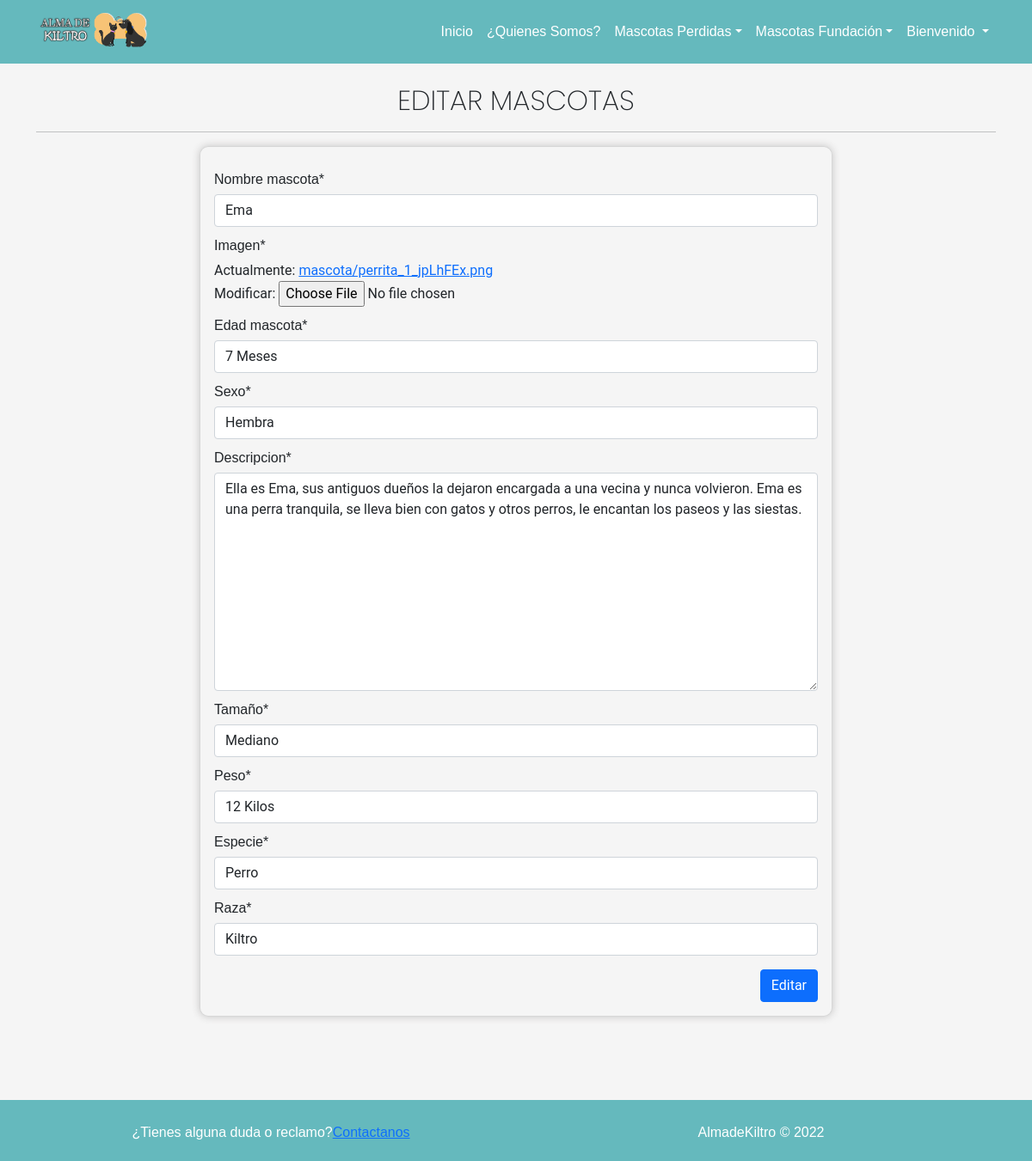
Screenshot of /modificar-mascota/18/ (signed in) with the database file from the repository.
### app/models.py (models this page shows, shortened)
class Mascota(models.Model):
    nombre_mascota = models.CharField(max_length=250)
    imagen = models.ImageField(upload_to="mascota", null=True)
    edad_mascota = models.CharField(max_length=250)
    sexo = models.IntegerField(choices=opciones_sexo)
    descripcion = models.TextField()
    tamaño = models.IntegerField(choices=opciones_tamaño)
    peso = models.CharField(max_length=250)
    especie = models.ForeignKey(Especie, on_delete=models.PROTECT)
    raza = models.ForeignKey(Raza, on_delete=models.PROTECT)

### app/views.py (the view, shortened to what this page needs)
# urls.py: path('modificar-mascota/<id>/', modificar_mascota, name="modificar_mascota"),
@permission_required('app.change_mascota')
def modificar_mascota(request, id):
    mascota = get_object_or_404(Mascota, id=id)
    data = {
        'form': MascotaForm(instance=mascota)
    }
    return render(request, 'app/mascota/modificar.html', data)

### app/forms.py
class MascotaForm(forms.ModelForm):
    class Meta:
        model = Mascota
        fields = '__all__'

### app/models.py (called while the page is built)
    def __str__(self):
        return self.nombre_raza

    def __str__(self):
        return self.nombre_especie

### app/templates/app/mascota/modificar.html (shortened to what this page needs)
{% extends 'app/base.html' %}
{% load static %}
{% block css %}
<link rel="stylesheet" href="{% static 'app/css/login.css' %}">
{% endblock %}
{% block contenido %} {% load crispy_forms_tags %}
<h2 class="text-center letraInicio">EDITAR MASCOTAS</h2>
<hr>
<div class="row">
    <div class="col-12 col-md-8 offset-md-2">
        <div class="card" id="cardAgregar">
            <div class="card-body">
                <form action="" method="POST" enctype="multipart/form-data">
                    {% csrf_token %} {{form | crispy }}
                    <div class="d-flex justify-content-end mt-3">
                        <input type="submit" value="Editar" class="btn btn-primary">
                    </div>
                </form>
            </div>
        </div>
    </div>
</div>
<br><br> {% endblock %}

### app/static/app/css/navbar.css (style rules this page uses)
body { font-family: 'Roboto', sans-serif; }
* { margin: 0; padding: 0; }

### app/static/app/css/style.css (style rules this page uses)
html { min-height: 100%; position: relative; }
body { background-color: whitesmoke; }

### app/static/app/css/login.css (style rules this page uses)
#cardAgregar { box-shadow: 0px 0px 10px #c5c4c4; border-radius: 10px; background-color: rgba(245, 245, 245, 0.4); }
.letraInicio { font-family: 'Poppins'; font-style: ExtraLigth; font-weight:200; }
label , p { font-family: 'Merriweather Sans', sans-serif; font-style: medium; font-weight:300; margin-top: 10px; margin-bottom: 5px; }

### rows the page displays
Mascota: nombre_mascota "Ema", edad_mascota "7 Meses", sexo "Hembra", descripcion "Ella es Ema, sus antiguos dueños la dejaron encargada a una vecina y nunca volvieron. Ema es una perra tranquila, se lleva bien con gatos y otros perros, le encantan los paseos y las siestas.", tamaño "Mediano", peso "12 Kilos", especie "Perro", raza "Kiltro"
